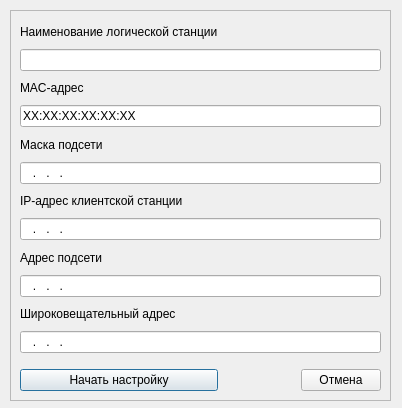
<?xml version="1.0" encoding="UTF-8"?>
<ui version="4.0">
 <class>AddStationDialog</class>
 <widget class="QDialog" name="AddStationDialog">
  <property name="geometry">
   <rect>
    <x>0</x>
    <y>0</y>
    <width>402</width>
    <height>408</height>
   </rect>
  </property>
  <property name="windowTitle">
   <string>Добавление бездисковой станции</string>
  </property>
  <widget class="QFrame" name="frame">
   <property name="geometry">
    <rect>
     <x>10</x>
     <y>10</y>
     <width>381</width>
     <height>391</height>
    </rect>
   </property>
   <property name="frameShape">
    <enum>QFrame::StyledPanel</enum>
   </property>
   <property name="frameShadow">
    <enum>QFrame::Raised</enum>
   </property>
   <layout class="QGridLayout" name="gridLayout">
    <item row="11" column="0" colspan="3">
     <widget class="QLineEdit" name="edit_gate">
      <property name="inputMask">
       <string>999.999.999.999; </string>
      </property>
      <property name="placeholderText">
       <string>XXX.XXX.XXX.XXX</string>
      </property>
     </widget>
    </item>
    <item row="5" column="0" colspan="3">
     <widget class="QLineEdit" name="edit_mask">
      <property name="inputMask">
       <string>999.999.999.999; </string>
      </property>
      <property name="text">
       <string>...</string>
      </property>
      <property name="placeholderText">
       <string>XXX.XXX.XXX.XXX</string>
      </property>
     </widget>
    </item>
    <item row="14" column="0">
     <widget class="QPushButton" name="btn_ok">
      <property name="text">
       <string>Начать настройку</string>
      </property>
     </widget>
    </item>
    <item row="7" column="0" colspan="3">
     <widget class="QLineEdit" name="edit_ip">
      <property name="inputMask">
       <string>999.999.999.999; </string>
      </property>
      <property name="placeholderText">
       <string>XXX.XXX.XXX.XXX</string>
      </property>
     </widget>
    </item>
    <item row="9" column="0" colspan="3">
     <widget class="QLineEdit" name="edit_subnet">
      <property name="inputMask">
       <string>999.999.999.999; </string>
      </property>
      <property name="placeholderText">
       <string>XXX.XXX.XXX.XXX</string>
      </property>
     </widget>
    </item>
    <item row="14" column="2">
     <widget class="QPushButton" name="btn_cancel">
      <property name="text">
       <string>Отмена</string>
      </property>
     </widget>
    </item>
    <item row="3" column="0" colspan="3">
     <widget class="QLineEdit" name="edit_mac">
      <property name="inputMask">
       <string>XX:XX:XX:XX:XX:XX; </string>
      </property>
      <property name="text">
       <string>XX:XX:XX:XX:XX:XX</string>
      </property>
      <property name="placeholderText">
       <string>FF:FF.FF:FF.FF:FF</string>
      </property>
     </widget>
    </item>
    <item row="6" column="0">
     <widget class="QLabel" name="label_4">
      <property name="text">
       <string>IP-адрес клиентской станции</string>
      </property>
     </widget>
    </item>
    <item row="2" column="0">
     <widget class="QLabel" name="label_2">
      <property name="text">
       <string>MAC-адрес</string>
      </property>
     </widget>
    </item>
    <item row="0" column="0">
     <widget class="QLabel" name="label">
      <property name="text">
       <string>Наименование логической станции</string>
      </property>
     </widget>
    </item>
    <item row="4" column="0">
     <widget class="QLabel" name="label_3">
      <property name="text">
       <string>Маска подсети</string>
      </property>
     </widget>
    </item>
    <item row="10" column="0">
     <widget class="QLabel" name="label_6">
      <property name="text">
       <string>Широковещательный адрес</string>
      </property>
     </widget>
    </item>
    <item row="8" column="0">
     <widget class="QLabel" name="label_7">
      <property name="text">
       <string>Адрес подсети</string>
      </property>
     </widget>
    </item>
    <item row="1" column="0" colspan="3">
     <widget class="QLineEdit" name="edit_station_name">
      <property name="maxLength">
       <number>255</number>
      </property>
      <property name="placeholderText">
       <string/>
      </property>
     </widget>
    </item>
    <item row="14" column="1">
     <spacer name="horizontalSpacer">
      <property name="orientation">
       <enum>Qt::Horizontal</enum>
      </property>
      <property name="sizeHint" stdset="0">
       <size>
        <width>40</width>
        <height>20</height>
       </size>
      </property>
     </spacer>
    </item>
    <item row="13" column="0" colspan="3">
     <spacer name="verticalSpacer">
      <property name="orientation">
       <enum>Qt::Vertical</enum>
      </property>
      <property name="sizeType">
       <enum>QSizePolicy::Preferred</enum>
      </property>
      <property name="sizeHint" stdset="0">
       <size>
        <width>20</width>
        <height>10</height>
       </size>
      </property>
     </spacer>
    </item>
   </layout>
  </widget>
 </widget>
 <tabstops>
  <tabstop>edit_station_name</tabstop>
  <tabstop>edit_mac</tabstop>
  <tabstop>edit_mask</tabstop>
  <tabstop>edit_ip</tabstop>
  <tabstop>edit_subnet</tabstop>
  <tabstop>edit_gate</tabstop>
  <tabstop>btn_ok</tabstop>
  <tabstop>btn_cancel</tabstop>
 </tabstops>
 <resources/>
 <connections/>
</ui>
